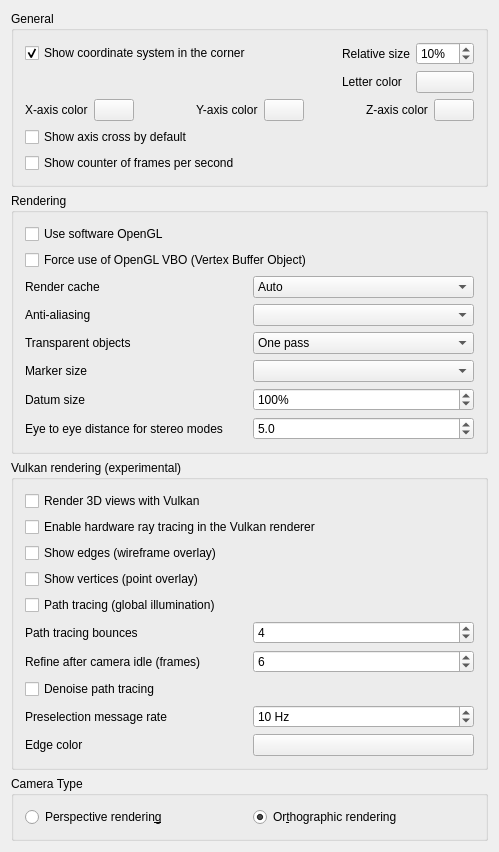
<?xml version="1.0" encoding="UTF-8"?>
<ui version="4.0">
 <class>Gui::Dialog::DlgSettings3DView</class>
 <widget class="QWidget" name="Gui::Dialog::DlgSettings3DView">
  <property name="geometry">
   <rect>
    <x>0</x>
    <y>0</y>
    <width>499</width>
    <height>708</height>
   </rect>
  </property>
  <property name="windowTitle">
   <string>3D View</string>
  </property>
  <layout class="QVBoxLayout" name="verticalLayout_2">
   <item>
    <widget class="QGroupBox" name="GroupBoxGeneral">
     <property name="enabled">
      <bool>true</bool>
     </property>
     <property name="title">
      <string>General</string>
     </property>
     <layout class="QVBoxLayout" name="verticalLayout">
      <item>
       <layout class="QGridLayout" name="gridLayoutCoord">
        <item row="0" column="0">
         <widget class="Gui::PrefCheckBox" name="CheckBox_CornerCoordSystem">
          <property name="toolTip">
           <string>Main coordinate system will always be shown in
lower right corner within opened files</string>
          </property>
          <property name="text">
           <string>Show coordinate system in the corner</string>
          </property>
          <property name="checked">
           <bool>true</bool>
          </property>
          <property name="prefEntry" stdset="0">
           <cstring>CornerCoordSystem</cstring>
          </property>
          <property name="prefPath" stdset="0">
           <cstring>View</cstring>
          </property>
         </widget>
        </item>
        <item row="0" column="1">
         <spacer name="horizontalSpacerCoord">
          <property name="orientation">
           <enum>Qt::Orientation::Horizontal</enum>
          </property>
          <property name="sizeHint" stdset="0">
           <size>
            <width>40</width>
            <height>0</height>
           </size>
          </property>
         </spacer>
        </item>
        <item row="0" column="2">
         <widget class="QLabel" name="labelCoordSize">
          <property name="text">
           <string>Relative size</string>
          </property>
          <property name="alignment">
           <set>Qt::AlignmentFlag::AlignRight|Qt::AlignmentFlag::AlignTrailing|Qt::AlignmentFlag::AlignVCenter</set>
          </property>
         </widget>
        </item>
        <item row="0" column="3">
         <widget class="Gui::PrefSpinBox" name="SpinBox_CornerCoordSystemSize">
          <property name="toolTip">
           <string>Size of main coordinate system representation
in the corner in % of height/width of the viewport</string>
          </property>
          <property name="suffix">
           <string notr="true">%</string>
          </property>
          <property name="minimum">
           <number>2</number>
          </property>
          <property name="maximum">
           <number>100</number>
          </property>
          <property name="value">
           <number>10</number>
          </property>
          <property name="prefEntry" stdset="0">
           <cstring>CornerCoordSystemSize</cstring>
          </property>
          <property name="prefPath" stdset="0">
           <cstring>View</cstring>
          </property>
         </widget>
        </item>
        <item row="1" column="2">
         <widget class="QLabel" name="axisLetterColorLabel">
          <property name="text">
           <string>Letter color</string>
          </property>
         </widget>
        </item>
        <item row="1" column="3">
         <widget class="Gui::PrefColorButton" name="axisLetterColor">
          <property name="toolTip">
           <string>Axis letter and FPS counter color</string>
          </property>
          <property name="color">
           <color>
            <red>0</red>
            <green>0</green>
            <blue>0</blue>
           </color>
          </property>
          <property name="prefEntry" stdset="0">
           <cstring>AxisLetterColor</cstring>
          </property>
          <property name="prefPath" stdset="0">
           <cstring>View</cstring>
          </property>
         </widget>
        </item>
       </layout>
      </item>
      <item>
       <layout class="QHBoxLayout" name="horizontalLayout_2">
        <item>
         <widget class="QLabel" name="xAxisLabel">
          <property name="text">
           <string>X-axis color</string>
          </property>
         </widget>
        </item>
        <item>
         <widget class="Gui::PrefColorButton" name="xAxisColor">
          <property name="text">
           <string/>
          </property>
          <property name="color">
           <color>
            <red>204</red>
            <green>51</green>
            <blue>51</blue>
           </color>
          </property>
          <property name="prefEntry" stdset="0">
           <cstring>AxisXColor</cstring>
          </property>
          <property name="prefPath" stdset="0">
           <cstring>View</cstring>
          </property>
         </widget>
        </item>
        <item>
         <spacer name="horizontalSpacer_2">
          <property name="orientation">
           <enum>Qt::Orientation::Horizontal</enum>
          </property>
          <property name="sizeHint" stdset="0">
           <size>
            <width>40</width>
            <height>20</height>
           </size>
          </property>
         </spacer>
        </item>
        <item>
         <widget class="QLabel" name="yAxisLabel">
          <property name="text">
           <string>Y-axis color</string>
          </property>
         </widget>
        </item>
        <item>
         <widget class="Gui::PrefColorButton" name="yAxisColor">
          <property name="text">
           <string/>
          </property>
          <property name="color">
           <color>
            <red>51</red>
            <green>204</green>
            <blue>51</blue>
           </color>
          </property>
          <property name="prefEntry" stdset="0">
           <cstring>AxisYColor</cstring>
          </property>
          <property name="prefPath" stdset="0">
           <cstring>View</cstring>
          </property>
         </widget>
        </item>
        <item>
         <spacer name="horizontalSpacer_3">
          <property name="orientation">
           <enum>Qt::Orientation::Horizontal</enum>
          </property>
          <property name="sizeHint" stdset="0">
           <size>
            <width>40</width>
            <height>20</height>
           </size>
          </property>
         </spacer>
        </item>
        <item>
         <widget class="QLabel" name="zAxisLabel">
          <property name="text">
           <string>Z-axis color</string>
          </property>
         </widget>
        </item>
        <item>
         <widget class="Gui::PrefColorButton" name="zAxisColor">
          <property name="text">
           <string/>
          </property>
          <property name="color">
           <color>
            <red>51</red>
            <green>51</green>
            <blue>204</blue>
           </color>
          </property>
          <property name="prefEntry" stdset="0">
           <cstring>AxisZColor</cstring>
          </property>
          <property name="prefPath" stdset="0">
           <cstring>View</cstring>
          </property>
         </widget>
        </item>
       </layout>
      </item>
      <item>
       <widget class="Gui::PrefCheckBox" name="CheckBox_ShowAxisCross">
        <property name="toolTip">
         <string>Axis cross will be shown by default at file
opening or creation</string>
        </property>
        <property name="text">
         <string>Show axis cross by default</string>
        </property>
        <property name="prefEntry" stdset="0">
         <cstring>ShowAxisCross</cstring>
        </property>
        <property name="prefPath" stdset="0">
         <cstring>View</cstring>
        </property>
       </widget>
      </item>
      <item>
       <widget class="Gui::PrefCheckBox" name="CheckBox_ShowFPS">
        <property name="toolTip">
         <string>Time needed for last operation and resulting frame rate
will be shown at the lower left corner in opened files</string>
        </property>
        <property name="text">
         <string>Show counter of frames per second</string>
        </property>
        <property name="prefEntry" stdset="0">
         <cstring>ShowFPS</cstring>
        </property>
        <property name="prefPath" stdset="0">
         <cstring>View</cstring>
        </property>
       </widget>
      </item>
     </layout>
    </widget>
   </item>
   <item>
    <widget class="QGroupBox" name="GroupBox12">
     <property name="enabled">
      <bool>true</bool>
     </property>
     <property name="title">
      <string>Rendering</string>
     </property>
     <layout class="QVBoxLayout" name="verticalLayout_3">
      <item>
       <widget class="Gui::PrefCheckBox" name="CheckBox_use_SW_OpenGL">
        <property name="toolTip">
         <string>This option is useful for troubleshooting graphics card and driver problems.
Changing this option requires a restart of the application.</string>
        </property>
        <property name="text">
         <string>Use software OpenGL</string>
        </property>
        <property name="prefEntry" stdset="0">
         <cstring>UseSoftwareOpenGL</cstring>
        </property>
        <property name="prefPath" stdset="0">
         <cstring>OpenGL</cstring>
        </property>
       </widget>
      </item>
      <item>
       <widget class="Gui::PrefCheckBox" name="CheckBox_useVBO">
        <property name="toolTip">
         <string>A VBO is an OpenGL feature that enables uploading geometry data
to the graphics card, and is how efficient 3D rendering is done
on modern hardware.
This feature might not be used by default if you are running old
hardware or drivers. By selecting this option its usage will be
forcibly enabled.

Note: Turning this on is typically not required. If you do,
remember to report this setting as enabled when seeking support.</string>
        </property>
        <property name="text">
         <string>Force use of OpenGL VBO (Vertex Buffer Object)</string>
        </property>
        <property name="prefEntry" stdset="0">
         <cstring>UseVBO</cstring>
        </property>
        <property name="prefPath" stdset="0">
         <cstring>View</cstring>
        </property>
       </widget>
      </item>
      <item>
       <layout class="QGridLayout" name="gridLayout">
        <item row="0" column="0">
         <widget class="QLabel" name="renderCacheLabel">
          <property name="text">
           <string>Render cache</string>
          </property>
         </widget>
        </item>
        <item row="5" column="0">
         <widget class="QLabel" name="textLabel1">
          <property name="text">
           <string>Eye to eye distance for stereo modes</string>
          </property>
         </widget>
        </item>
        <item row="0" column="1">
         <widget class="QComboBox" name="renderCache">
          <property name="minimumSize">
           <size>
            <width>120</width>
            <height>0</height>
           </size>
          </property>
          <property name="toolTip">
           <string>'Render caching' is another way to say 'Rendering acceleration'.
There are 3 options available to achieve this:
1) 'Auto' (default), let Coin3D decide where to cache.
2) 'Distributed', manually turn on cache for all view provider root node.
3) 'Centralized', manually turn off cache in all nodes of all view provider, and
only cache at the scene graph root node. This offers the fastest rendering speed
but slower response to any scene changes.</string>
          </property>
          <property name="currentIndex">
           <number>0</number>
          </property>
          <item>
           <property name="text">
            <string>Auto</string>
           </property>
          </item>
          <item>
           <property name="text">
            <string>Distributed</string>
           </property>
          </item>
          <item>
           <property name="text">
            <string>Centralized</string>
           </property>
          </item>
         </widget>
        </item>
        <item row="1" column="1">
         <widget class="QComboBox" name="comboAliasing">
          <property name="minimumSize">
           <size>
            <width>120</width>
            <height>0</height>
           </size>
          </property>
          <property name="toolTip">
           <string>Method of multisample anti-aliasing</string>
          </property>
         </widget>
        </item>
        <item row="1" column="0">
         <widget class="QLabel" name="aliasingLAbel">
          <property name="text">
           <string>Anti-aliasing</string>
          </property>
         </widget>
        </item>
        <item row="5" column="1">
         <widget class="Gui::PrefDoubleSpinBox" name="FloatSpinBox_EyeDistance">
          <property name="minimumSize">
           <size>
            <width>120</width>
            <height>0</height>
           </size>
          </property>
          <property name="toolTip">
           <string>Eye-to-eye distance used for stereo projections.
The specified value is a factor that will be multiplied with the
bounding box size of the 3D object that is currently displayed.</string>
          </property>
          <property name="decimals">
           <number>1</number>
          </property>
          <property name="minimum">
           <double>0.100000000000000</double>
          </property>
          <property name="maximum">
           <double>1000.000000000000000</double>
          </property>
          <property name="singleStep">
           <double>2.000000000000000</double>
          </property>
          <property name="value">
           <double>5.000000000000000</double>
          </property>
          <property name="prefEntry" stdset="0">
           <cstring>EyeDistance</cstring>
          </property>
          <property name="prefPath" stdset="0">
           <cstring>View</cstring>
          </property>
         </widget>
        </item>
        <item row="2" column="1">
         <widget class="Gui::PrefComboBox" name="comboTransparentRender">
          <property name="minimumSize">
           <size>
            <width>120</width>
            <height>0</height>
           </size>
          </property>
          <property name="toolTip">
           <string>Render types of transparent objects</string>
          </property>
          <property name="prefEntry" stdset="0">
           <cstring>TransparentObjectRenderType</cstring>
          </property>
          <property name="prefPath" stdset="0">
           <cstring>View</cstring>
          </property>
          <item>
           <property name="text">
            <string>One pass</string>
           </property>
          </item>
          <item>
           <property name="text">
            <string>Backface pass</string>
           </property>
          </item>
         </widget>
        </item>
        <item row="2" column="0">
         <widget class="QLabel" name="transparentRenderLabel">
          <property name="toolTip">
           <string/>
          </property>
          <property name="text">
           <string>Transparent objects</string>
          </property>
         </widget>
        </item>
        <item row="3" column="0">
         <widget class="QLabel" name="markerSizeLabel">
          <property name="toolTip">
           <string/>
          </property>
          <property name="text">
           <string>Marker size</string>
          </property>
         </widget>
        </item>
        <item row="3" column="1">
         <widget class="QComboBox" name="boxMarkerSize">
          <property name="minimumSize">
           <size>
            <width>120</width>
            <height>0</height>
           </size>
          </property>
          <property name="toolTip">
           <string>Size of vertices in the Sketcher, TechDraw and other workbenches</string>
          </property>
         </widget>
        </item>
        <item row="4" column="0">
         <widget class="QLabel" name="markerSizeLabel_2">
          <property name="toolTip">
           <string/>
          </property>
          <property name="text">
           <string>Datum size</string>
          </property>
         </widget>
        </item>
        <item row="4" column="1">
         <widget class="Gui::PrefDoubleSpinBox" name="FloatSpinBox_DatumScale">
          <property name="minimumSize">
           <size>
            <width>120</width>
            <height>0</height>
           </size>
          </property>
          <property name="toolTip">
           <string>Size of core datum objects</string>
          </property>
          <property name="suffix">
           <string>%</string>
          </property>
          <property name="decimals">
           <number>0</number>
          </property>
          <property name="minimum">
           <double>0.000000000000000</double>
          </property>
          <property name="maximum">
           <double>400.000000000000000</double>
          </property>
          <property name="singleStep">
           <double>5.000000000000000</double>
          </property>
          <property name="value">
           <double>100.000000000000000</double>
          </property>
          <property name="prefEntry" stdset="0">
           <cstring>DatumScale</cstring>
          </property>
          <property name="prefPath" stdset="0">
           <cstring>View</cstring>
          </property>
         </widget>
        </item>
       </layout>
      </item>
     </layout>
    </widget>
   </item>
   <item>
    <widget class="QGroupBox" name="groupBoxVulkan">
     <property name="title">
      <string>Vulkan rendering (experimental)</string>
     </property>
     <property name="toolTip">
      <string>These options affect only the Vulkan viewport renderer and are ignored by the standard OpenGL renderer.  Requires a FreeCAD build with FREECAD_USE_VULKAN and the UseVulkanRenderer preference enabled.</string>
     </property>
     <layout class="QVBoxLayout" name="verticalLayoutVulkan">
      <item>
       <widget class="Gui::PrefCheckBox" name="CheckBox_UseVulkanRenderer">
        <property name="text">
         <string>Render 3D views with Vulkan</string>
        </property>
        <property name="toolTip">
         <string>Use the experimental Coin Vulkan render backend for new 3D views instead of the standard OpenGL renderer.  Requires a FreeCAD build with FREECAD_USE_VULKAN and a Vulkan-capable GPU.  Existing 3D views are not affected until the document is reopened.</string>
        </property>
        <property name="prefEntry" stdset="0">
         <cstring>UseVulkanRenderer</cstring>
        </property>
        <property name="prefPath" stdset="0">
         <cstring>View</cstring>
        </property>
       </widget>
      </item>
      <item>
       <widget class="Gui::PrefCheckBox" name="CheckBox_UseVulkanRayTracing">
        <property name="text">
         <string>Enable hardware ray tracing in the Vulkan renderer</string>
        </property>
        <property name="toolTip">
         <string>Build ray-tracing acceleration structures in the Vulkan renderer so the path tracer and the ray-tracing display pass can run.  Requires the Vulkan renderer (see above) and a ray-tracing capable GPU.</string>
        </property>
        <property name="prefEntry" stdset="0">
         <cstring>UseVulkanRayTracing</cstring>
        </property>
        <property name="prefPath" stdset="0">
         <cstring>View</cstring>
        </property>
       </widget>
      </item>
      <item>
       <widget class="Gui::PrefCheckBox" name="CheckBox_VulkanShowEdges">
        <property name="text">
         <string>Show edges (wireframe overlay)</string>
        </property>
        <property name="prefEntry" stdset="0">
         <cstring>VulkanShowEdges</cstring>
        </property>
        <property name="prefPath" stdset="0">
         <cstring>View</cstring>
        </property>
       </widget>
      </item>
      <item>
       <widget class="Gui::PrefCheckBox" name="CheckBox_VulkanShowPoints">
        <property name="text">
         <string>Show vertices (point overlay)</string>
        </property>
        <property name="prefEntry" stdset="0">
         <cstring>VulkanShowPoints</cstring>
        </property>
        <property name="prefPath" stdset="0">
         <cstring>View</cstring>
        </property>
       </widget>
      </item>
       <item>
        <widget class="Gui::PrefCheckBox" name="CheckBox_VulkanPathTracing">
         <property name="text">
          <string>Path tracing (global illumination)</string>
         </property>
         <property name="toolTip">
          <string>Render with the Vulkan ray-tracing path tracer: multi-bounce global illumination with shadow rays, progressive accumulation and edge-stopping denoising.  Enabling starts a progressive render; camera moves drop back to a live preview and the accumulation auto-restarts once the camera settles.  Requires UseVulkanRenderer and UseVulkanRayTracing and a ray-tracing capable GPU.  Also available from Python as startPathTracing() on the view.</string>
         </property>
         <property name="prefEntry" stdset="0">
          <cstring>VulkanPathTracing</cstring>
         </property>
         <property name="prefPath" stdset="0">
          <cstring>View</cstring>
         </property>
        </widget>
       </item>
       <item>
        <layout class="QHBoxLayout" name="horizontalLayoutVulkanBounces">
         <item>
          <widget class="QLabel" name="labelVulkanBounces">
           <property name="text">
            <string>Path tracing bounces</string>
           </property>
          </widget>
         </item>
         <item>
          <widget class="Gui::PrefSpinBox" name="SpinBox_VulkanBounces">
           <property name="toolTip">
            <string>Maximum number of path-tracing bounces (1-16).  Higher values add more indirect-light transport (colored light bleeding between surfaces) at the cost of noisier early frames and slower previews.</string>
           </property>
           <property name="minimum">
            <number>1</number>
           </property>
           <property name="maximum">
            <number>16</number>
           </property>
           <property name="value">
            <number>4</number>
           </property>
           <property name="prefEntry" stdset="0">
            <cstring>VulkanPathTracingBounces</cstring>
           </property>
           <property name="prefPath" stdset="0">
            <cstring>View</cstring>
           </property>
          </widget>
         </item>
        </layout>
       </item>
       <item>
        <layout class="QHBoxLayout" name="horizontalLayoutVulkanSettle">
         <item>
          <widget class="QLabel" name="labelVulkanSettle">
           <property name="text">
            <string>Refine after camera idle (frames)</string>
           </property>
          </widget>
         </item>
         <item>
          <widget class="Gui::PrefSpinBox" name="SpinBox_VulkanSettle">
           <property name="toolTip">
            <string>After a camera or scene change the path tracer drops to a fast single-sample live preview.  Once the camera stays static for this many frames (1-120) a fresh progressive accumulation restarts automatically and refines the image to a converged result.</string>
           </property>
           <property name="minimum">
            <number>1</number>
           </property>
           <property name="maximum">
            <number>120</number>
           </property>
           <property name="value">
            <number>6</number>
           </property>
           <property name="prefEntry" stdset="0">
            <cstring>VulkanPathTracingSettle</cstring>
           </property>
           <property name="prefPath" stdset="0">
            <cstring>View</cstring>
           </property>
          </widget>
         </item>
        </layout>
       </item>
       <item>
        <widget class="Gui::PrefCheckBox" name="CheckBox_VulkanDenoise">
         <property name="text">
          <string>Denoise path tracing</string>
         </property>
         <property name="toolTip">
          <string>Apply the edge-stopping denoise filter when displaying path-traced frames.  Turn off to see the raw accumulated radiance, including the Monte-Carlo noise of the early refinement frames.</string>
         </property>
         <property name="prefEntry" stdset="0">
          <cstring>VulkanPathTracingDenoise</cstring>
         </property>
         <property name="prefPath" stdset="0">
          <cstring>View</cstring>
         </property>
        </widget>
       </item>
       <item>
        <layout class="QHBoxLayout" name="horizontalLayoutPreselMsg">
        <item>
         <widget class="QLabel" name="labelPreselMsg">
          <property name="text">
           <string>Preselection message rate</string>
          </property>
          <property name="toolTip">
           <string>How many times per second the status bar updates the coordinates of a preselected object while the cursor moves over the model.  Higher values feel more responsive but rebuild the position string more often.  Set to 0 to disable the live coordinate readout (valuable on very large models).</string>
          </property>
         </widget>
        </item>
        <item>
         <widget class="Gui::PrefSpinBox" name="SpinBox_PreselMsg">
          <property name="prefEntry" stdset="0">
           <cstring>PreselectionMessageRate</cstring>
          </property>
          <property name="prefPath" stdset="0">
           <cstring>View</cstring>
          </property>
          <property name="minimum">
           <number>0</number>
          </property>
          <property name="maximum">
           <number>120</number>
          </property>
          <property name="value">
           <number>10</number>
          </property>
          <property name="suffix">
           <string> Hz</string>
          </property>
         </widget>
        </item>
       </layout>
      </item>
      <item>
        <layout class="QHBoxLayout" name="horizontalLayoutVulkanEdge">
        <item>
         <widget class="QLabel" name="labelVulkanEdgeColor">
          <property name="text">
           <string>Edge color</string>
          </property>
         </widget>
        </item>
        <item>
         <widget class="Gui::PrefColorButton" name="VulkanEdgeColor">
          <property name="color">
           <color>
            <red>5</red>
            <green>5</green>
            <blue>5</blue>
           </color>
          </property>
          <property name="prefEntry" stdset="0">
           <cstring>VulkanEdgeColor</cstring>
          </property>
          <property name="prefPath" stdset="0">
           <cstring>View</cstring>
          </property>
         </widget>
        </item>
       </layout>
      </item>
     </layout>
    </widget>
   </item>
   <item>
    <widget class="QGroupBox" name="groupBoxCamera">
     <property name="title">
      <string>Camera Type</string>
     </property>
     <layout class="QGridLayout" name="gridLayout1">
      <property name="leftMargin">
       <number>11</number>
      </property>
      <property name="topMargin">
       <number>11</number>
      </property>
      <property name="rightMargin">
       <number>11</number>
      </property>
      <property name="bottomMargin">
       <number>11</number>
      </property>
      <property name="spacing">
       <number>6</number>
      </property>
      <item row="0" column="0">
       <widget class="Gui::PrefRadioButton" name="radioPerspective">
        <property name="toolTip">
         <string>Objects will appear in a perspective projection</string>
        </property>
        <property name="text">
         <string>Perspective renderin&amp;g</string>
        </property>
        <property name="prefEntry" stdset="0">
         <cstring>Perspective</cstring>
        </property>
        <property name="prefPath" stdset="0">
         <cstring>View</cstring>
        </property>
       </widget>
      </item>
      <item row="0" column="1">
       <widget class="Gui::PrefRadioButton" name="radioOrthographic">
        <property name="toolTip">
         <string>Objects will be in orthographic projection</string>
        </property>
        <property name="text">
         <string>Or&amp;thographic rendering</string>
        </property>
        <property name="checked">
         <bool>true</bool>
        </property>
        <property name="prefEntry" stdset="0">
         <cstring>Orthographic</cstring>
        </property>
        <property name="prefPath" stdset="0">
         <cstring>View</cstring>
        </property>
       </widget>
      </item>
     </layout>
    </widget>
   </item>
   <item>
    <spacer>
     <property name="orientation">
      <enum>Qt::Orientation::Vertical</enum>
     </property>
     <property name="sizeHint" stdset="0">
      <size>
       <width>455</width>
       <height>16</height>
      </size>
     </property>
    </spacer>
   </item>
  </layout>
 </widget>
 <layoutdefault spacing="6" margin="11"/>
 <customwidgets>
  <customwidget>
   <class>Gui::ColorButton</class>
   <extends>QPushButton</extends>
   <header>Gui/Widgets.h</header>
  </customwidget>
  <customwidget>
   <class>Gui::PrefSpinBox</class>
   <extends>QSpinBox</extends>
   <header>Gui/PrefWidgets.h</header>
  </customwidget>
  <customwidget>
   <class>Gui::PrefColorButton</class>
   <extends>Gui::ColorButton</extends>
   <header>Gui/PrefWidgets.h</header>
  </customwidget>
  <customwidget>
   <class>Gui::PrefRadioButton</class>
   <extends>QRadioButton</extends>
   <header>Gui/PrefWidgets.h</header>
  </customwidget>
  <customwidget>
   <class>Gui::PrefCheckBox</class>
   <extends>QCheckBox</extends>
   <header>Gui/PrefWidgets.h</header>
  </customwidget>
  <customwidget>
   <class>Gui::PrefComboBox</class>
   <extends>QComboBox</extends>
   <header>Gui/PrefWidgets.h</header>
  </customwidget>
  <customwidget>
   <class>Gui::PrefDoubleSpinBox</class>
   <extends>QDoubleSpinBox</extends>
   <header>Gui/PrefWidgets.h</header>
  </customwidget>
 </customwidgets>
 <resources/>
 <connections>
  <connection>
   <sender>CheckBox_CornerCoordSystem</sender>
   <signal>toggled(bool)</signal>
   <receiver>SpinBox_CornerCoordSystemSize</receiver>
   <slot>setEnabled(bool)</slot>
   <hints>
    <hint type="sourcelabel">
     <x>20</x>
     <y>20</y>
    </hint>
    <hint type="destinationlabel">
     <x>20</x>
     <y>20</y>
    </hint>
   </hints>
  </connection>
  <connection>
   <sender>CheckBox_CornerCoordSystem</sender>
   <signal>toggled(bool)</signal>
   <receiver>axisLetterColor</receiver>
   <slot>setEnabled(bool)</slot>
   <hints>
    <hint type="sourcelabel">
     <x>20</x>
     <y>20</y>
    </hint>
    <hint type="destinationlabel">
     <x>20</x>
     <y>20</y>
    </hint>
   </hints>
  </connection>
 </connections>
</ui>
